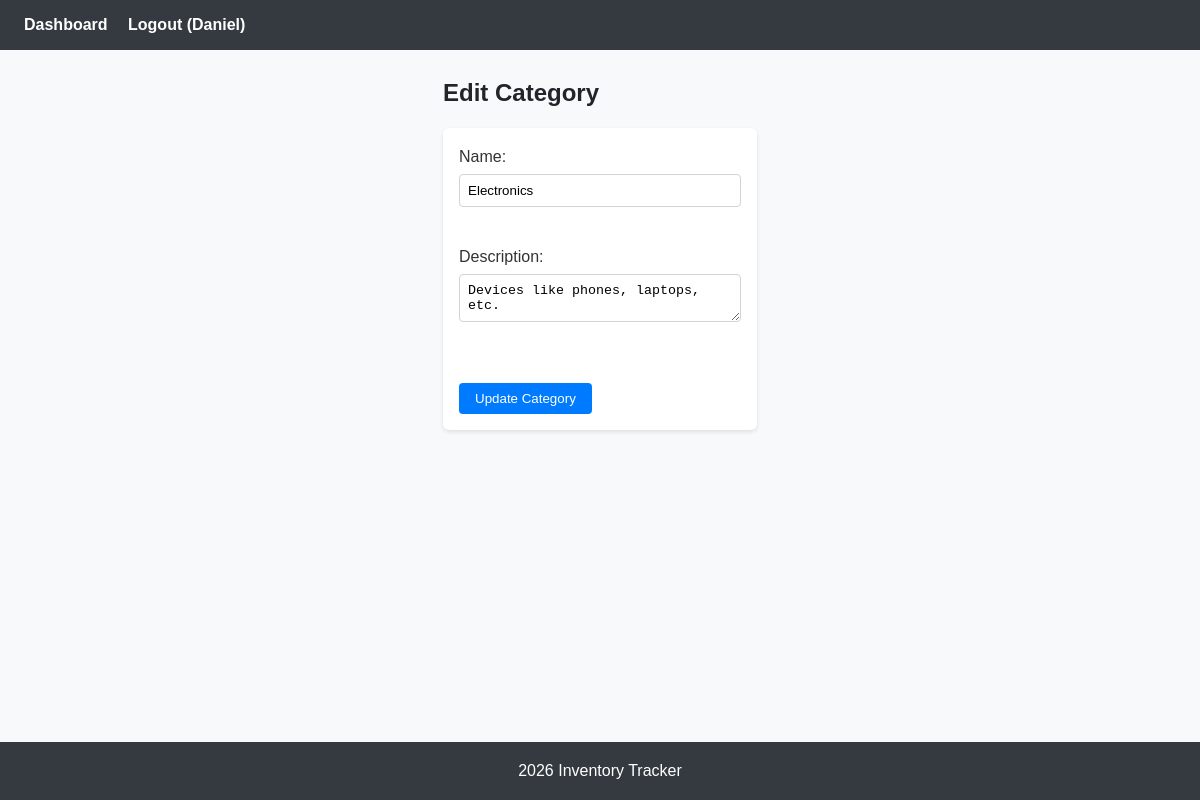
The page /categories/edit.php?id=1 (signed in) on the database its author committed.
### tables this page shows
CREATE TABLE `categories` (
  `id` int(11) NOT NULL,
  `name` varchar(100) NOT NULL,
  `description` text DEFAULT NULL
);

### categories/edit.php (the view, shortened to what this page needs)
<?php
require '../functions.php';
$id = (int)$_GET['id'];
$stmt = $pdo->prepare("SELECT * FROM categories WHERE id = ?");
$stmt->execute([$id]);
$cat = $stmt->fetch();
include '../header.php';
?>
<h2>Edit Category</h2>
<form method="post">
  <label>Name:
    <input type="text" name="name" value="<?= htmlspecialchars($cat['name']) ?>" required>
  </label><br>
  <label>Description:
    <textarea name="description"><?= htmlspecialchars($cat['description']) ?></textarea>
  </label><br>
  <button type="submit">Update Category</button>
</form>
<?php include '../footer.php'; ?>

### assets/css/style.css (style rules this page uses)
* { margin: 0; padding: 0; box-sizing: border-box; }
body { font-family: Arial, sans-serif; background-color: #f8f9fa; color: #333; line-height: 1.6; min-height: 100vh; display: flex; flex-direction: column; }
h1, h2 { margin-bottom: 1rem; color: #212529; }
form { background: #fff; padding: 1rem; border-radius: 6px; box-shadow: 0 2px 4px rgba(0,0,0,0.1); margin-bottom: 2rem; }
form label { display: block; margin-bottom: 0.75rem; }
form input[type="text"], form input[type="email"], form input[type="number"], form input[type="password"], form textarea, form select { width: 100%; padding: 0.5rem; margin-top: 0.25rem; border: 1px solid #ced4da; border-radius: 4px; }
form button { margin-top: 1rem; padding: 0.5rem 1rem; border: none; border-radius: 4px; background-color: #007bff; color: #fff; cursor: pointer; }

### rows shown on the page
categories: name "Electronics", description "Devices like phones, laptops, etc."

### other values the page prints
$_SESSION['username'] "Daniel"
